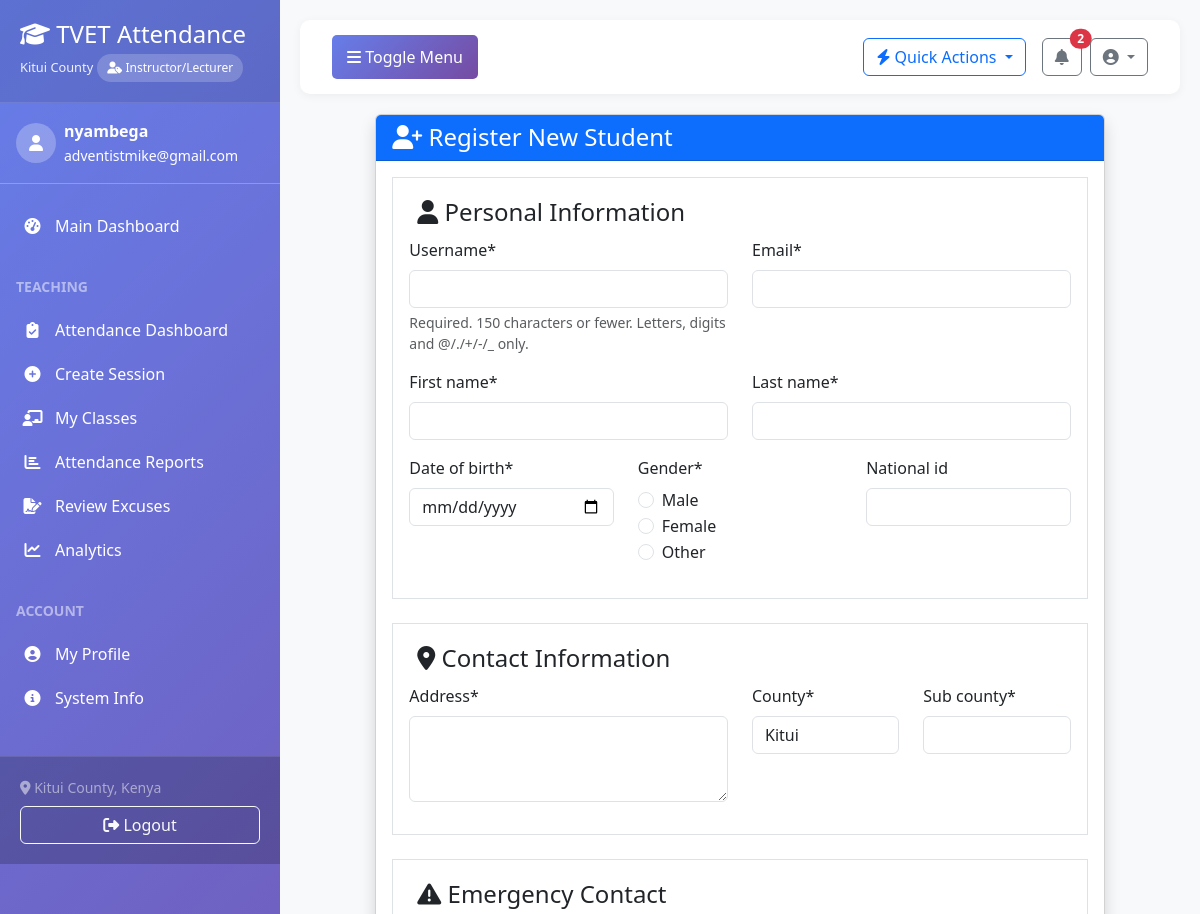
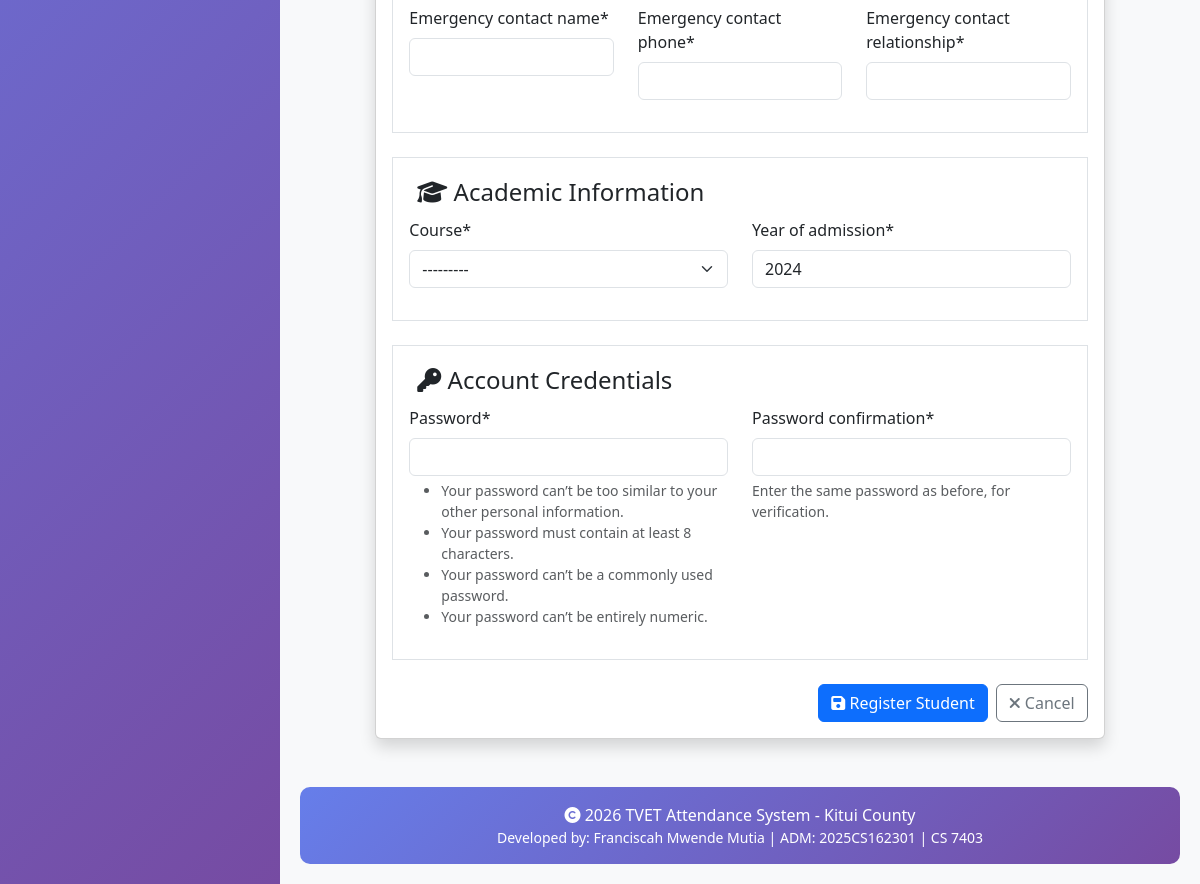
The page /students/register/ (signed in) on the database its author committed (2 pictures, top to bottom).
### accounts/models.py (models this page shows, shortened)
class User(AbstractUser):
    USER_TYPE_CHOICES = (
        ('admin', 'System Administrator'),
        ('instructor', 'Instructor/Lecturer'),
        ('student', 'Student'),
        ('registrar', 'Registrar'),
        ('hod', 'Head of Department'),
    )
    ACCOUNT_STATUS_CHOICES = (
        ('pending', 'Pending Approval'),
        ('approved', 'Approved'),
        ('rejected', 'Rejected'),
        ('suspended', 'Suspended'),
    )
    user_type = models.CharField(max_length=20, choices=USER_TYPE_CHOICES, default='student')
    phone_number = models.CharField(max_length=15, blank=True, null=True)
    profile_picture = models.ImageField(upload_to='profile_pics/', blank=True, null=True)
    department = models.CharField(max_length=100, blank=True, null=True)
    account_status = models.CharField(max_length=20, choices=ACCOUNT_STATUS_CHOICES, default='pending')
    approved_by = models.ForeignKey('self', on_delete=models.SET_NULL, null=True, blank=True, related_name='approved_users')
    approved_at = models.DateTimeField(null=True, blank=True)
    rejection_reason = models.TextField(blank=True, null=True)
    created_at = models.DateTimeField(auto_now_add=True)
    updated_at = models.DateTimeField(auto_now=True)
    def approve(self, admin_user):
        """Approve this user account"""
        self.account_status = 'approved'
        self.approved_by = admin_user
        self.approved_at = timezone.now()
        self.is_active = True
        self.save()
    class Meta:
        verbose_name = 'User'
        verbose_name_plural = 'Users'
        permissions = [
            ('approve_users', 'Can approve user accounts'),
            ('manage_users', 'Can manage all users'),
        ]

### students/views.py (the view)
# urls.py: path('register/', views.student_register, name='register'),
@login_required
@instructor_required
def student_register(request):
    if request.method == 'POST':
        form = StudentRegistrationForm(request.POST, request.FILES)
        if form.is_valid():
            user = form.save()
            messages.success(request, f'Student {user.get_full_name()} registered successfully!')
            class_id = request.GET.get('class')
            if class_id:
                return redirect('students:students_by_class', class_id=class_id)
            return redirect('students:detail', pk=user.student.pk)
    else:
        initial = {}
        class_id = request.GET.get('class')
        if class_id:
            try:
                class_obj = Class.objects.get(pk=class_id)
                initial['course'] = class_obj.course
            except Class.DoesNotExist:
                pass
        form = StudentRegistrationForm(initial=initial)
    context = {
        'form': form,
        'class_id': request.GET.get('class')
    }
    return render(request, 'students/student_register.html', context)

### templates/students/student_register.html (shortened to what this page needs)
{% extends 'base.html' %}
{% load crispy_forms_tags %}
{% block content %}
<div class="row justify-content-center">
    <div class="col-md-10">
        <div class="card shadow">
            <div class="card-header bg-primary text-white">
                <h4 class="mb-0"><i class="fas fa-user-plus"></i> Register New Student</h4>
            </div>
            <div class="card-body">
                <form method="post" enctype="multipart/form-data">
                    <fieldset class="border p-3 mb-4">
                        <legend class="w-auto px-2"><i class="fas fa-user"></i> Personal Information</legend>
                        <div class="row">
                            <div class="col-md-6">
                                {{ form.username|as_crispy_field }}
                            </div>
                            <div class="col-md-6">
                                {{ form.email|as_crispy_field }}
                            </div>
                        </div>
                        <div class="row">
                            <div class="col-md-6">
                                {{ form.first_name|as_crispy_field }}
                            </div>
                            <div class="col-md-6">
                                {{ form.last_name|as_crispy_field }}
                            </div>
                        </div>
                        <div class="row">
                            <div class="col-md-4">
                                {{ form.date_of_birth|as_crispy_field }}
                            </div>
                            <div class="col-md-4">
                                {{ form.gender|as_crispy_field }}
                            </div>
                            <div class="col-md-4">
                                {{ form.national_id|as_crispy_field }}
                            </div>
                        </div>
                    </fieldset>
                    <fieldset class="border p-3 mb-4">
                        <legend class="w-auto px-2"><i class="fas fa-map-marker-alt"></i> Contact Information</legend>
                        <div class="row">
                            <div class="col-md-6">
                                {{ form.address|as_crispy_field }}
                            </div>
                            <div class="col-md-3">
                                {{ form.county|as_crispy_field }}
                            </div>
                            <div class="col-md-3">
                                {{ form.sub_county|as_crispy_field }}
                            </div>
                        </div>
                    </fieldset>
                    <fieldset class="border p-3 mb-4">
                        <legend class="w-auto px-2"><i class="fas fa-exclamation-triangle"></i> Emergency Contact</legend>
                        <div class="row">
                            <div class="col-md-4">
                                {{ form.emergency_contact_name|as_crispy_field }}
                            </div>
                            <div class="col-md-4">
                                {{ form.emergency_contact_phone|as_crispy_field }}
                            </div>
                            <div class="col-md-4">
                                {{ form.emergency_contact_relationship|as_crispy_field }}
                            </div>
                        </div>
                    </fieldset>
                    <fieldset class="border p-3 mb-4">
                        <legend class="w-auto px-2"><i class="fas fa-graduation-cap"></i> Academic Information</legend>
                        <div class="row">
                            <div class="col-md-6">
                                {{ form.course|as_crispy_field }}
                            </div>
                            <div class="col-md-6">
                                {{ form.year_of_admission|as_crispy_field }}
                            </div>
                        </div>
                    </fieldset>
                    <fieldset class="border p-3 mb-4">
                        <legend class="w-auto px-2"><i class="fas fa-key"></i> Account Credentials</legend>
                        <div class="row">
                            <div class="col-md-6">
                                {{ form.password1|as_crispy_field }}
                            </div>
                            <div class="col-md-6">
                                {{ form.password2|as_crispy_field }}
                            </div>
                        </div>
                    </fieldset>
                    <div class="d-grid gap-2 d-md-flex justify-content-md-end">
                        <button type="submit" class="btn btn-primary">
                            <i class="fas fa-save"></i> Register Student
                        </button>
                        <a href="{% url 'students:list' %}" class="btn btn-outline-secondary">
                            <i class="fas fa-times"></i> Cancel
                        </a>
                    </div>
                </form>
            </div>
        </div>
    </div>
</div>
{% endblock %}

### templates/base.html (shortened to what this page needs)
<!DOCTYPE html>
<html lang="en">
<head>
    <link href="https://cdn.jsdelivr.net/npm/bootstrap@5.3.0-alpha1/dist/css/bootstrap.min.css" rel="stylesheet">
    <link rel="stylesheet" href="https://cdnjs.cloudflare.com/ajax/libs/font-awesome/6.4.0/css/all.min.css">
    <link href="https://cdn.jsdelivr.net/npm/select2@4.1.0-rc.0/dist/css/select2.min.css" rel="stylesheet" />
    <link href="https://cdn.jsdelivr.net/npm/select2-bootstrap-5-theme@1.3.0/dist/select2-bootstrap-5-theme.min.css" rel="stylesheet" />
</head>
<body>
    <div id="wrapper">
        <nav id="sidebar">
            <div class="sidebar-header">
                <h3><i class="fas fa-graduation-cap"></i> TVET Attendance</h3>
                <small>Kitui County</small>
                {% if user.is_authenticated %}
                    <div class="role-badge">
                        <i class="fas fa-user-tag"></i>
                        {{ user.get_user_type_display|default:user.user_type|title }}
                    </div>
                {% endif %}
            </div>
            {% if user.is_authenticated %}
            <div class="px-3 py-3 border-bottom border-white border-opacity-25">
                <div class="d-flex align-items-center">
                    {% if user.profile_picture %}
                        <img src="{{ user.profile_picture.url }}" alt="Profile" class="rounded-circle me-2" width="40" height="40">
                    {% else %}
                        <div class="rounded-circle bg-white bg-opacity-25 d-flex align-items-center justify-content-center me-2" style="width: 40px; height: 40px;">
                            <i class="fas fa-user text-white"></i>
                        </div>
                    {% endif %}
                    <div>
                        <div class="fw-bold">{{ user.get_full_name|default:user.username }}</div>
                        <small>{{ user.email }}</small>
                    </div>
                </div>
            </div>
            <ul class="components list-unstyled">
                <li class="{% if request.resolver_match.url_name == 'dashboard' %}active{% endif %}">
                    <a href="{% url 'dashboard' %}">
                        <i class="fas fa-tachometer-alt"></i>
                        <span>Main Dashboard</span>
                    </a>
                </li>
                {% if user.user_type == 'instructor' %}
                <li class="mt-3 px-3">
                    <small class="text-uppercase text-white-50 fw-bold">Teaching</small>
                </li>
                <li class="{% if 'attendance' in request.path and not 'report' in request.path %}active{% endif %}">
                    <a href="{% url 'attendance:dashboard' %}">
                        <i class="fas fa-clipboard-check"></i>
                        <span>Attendance Dashboard</span>
                    </a>
                </li>
                <li>
                    <a href="{% url 'attendance:create_session' %}">
                        <i class="fas fa-plus-circle"></i>
                        <span>Create Session</span>
                    </a>
                </li>
                <li>
                    <a href="{% url 'courses:instructor_classes' %}">
                        <i class="fas fa-chalkboard-teacher"></i>
                        <span>My Classes</span>
                    </a>
                </li>
                <li>
                    <a href="{% url 'attendance:report' %}">
                        <i class="fas fa-chart-bar"></i>
                        <span>Attendance Reports</span>
                    </a>
                </li>
                <li>
                    <a href="{% url 'attendance:excuse_list' %}">
                        <i class="fas fa-file-signature"></i>
                        <span>Review Excuses</span>
                    </a>
                </li>
                <li>
                    <a href="{% url 'reports:dashboard' %}">
                        <i class="fas fa-chart-line"></i>
                        <span>Analytics</span>
                    </a>
                </li>
                {% endif %}
                <li class="mt-3 px-3">
                    <small class="text-uppercase text-white-50 fw-bold">Account</small>
                </li>
                <li class="{% if 'profile' in request.path %}active{% endif %}">
                    <a href="{% url 'profile' %}">
                        <i class="fas fa-user-circle"></i>
                        <span>My Profile</span>
                    </a>
                </li>
                <li>
                    <a href="{% url 'dashboard' %}#system-info">
                        <i class="fas fa-info-circle"></i>
                        <span>System Info</span>
                    </a>
                </li>
            </ul>
            <div class="sidebar-footer">
                <div class="text-white-50 small mb-2">
                    <i class="fas fa-map-marker-alt"></i> Kitui County, Kenya
                </div>
                <form method="post" action="{% url 'logout' %}" class="d-inline">
                    <button type="submit" class="btn btn-outline-light w-100">
                        <i class="fas fa-sign-out-alt"></i> Logout
                    </button>
                </form>
            </div>
            {% endif %}
        </nav>
        <div id="content">
            <nav class="navbar navbar-expand-lg navbar-custom">
                <div class="container-fluid">
                    <button type="button" id="sidebarCollapse" class="btn">
                        <i class="fas fa-bars"></i>
                        <span>Toggle Menu</span>
                    </button>
                    <div class="ms-auto d-flex align-items-center">
                        {% if user.is_authenticated %}
                            <div class="dropdown me-3">
                                <button class="btn btn-outline-primary dropdown-toggle" type="button" data-bs-toggle="dropdown">
                                    <i class="fas fa-bolt"></i> Quick Actions
                                </button>
                            </div>
                            <div class="dropdown me-2">
                                <button class="btn btn-outline-secondary position-relative" type="button" data-bs-toggle="dropdown">
                                    <i class="fas fa-bell"></i>
                                    <span class="position-absolute top-0 start-100 translate-middle badge rounded-pill bg-danger" id="notification-count">
                                    </span>
                                </button>
                            </div>
                            <div class="dropdown">
                                <button class="btn btn-outline-secondary dropdown-toggle" type="button" data-bs-toggle="dropdown">
                                    <i class="fas fa-user-circle"></i> {{ user.get_short_name }}
                                </button>
                            </div>
                        {% endif %}
                    </div>
                </div>
            </nav>
            {% block content %}{% endblock %}
            <footer class="footer mt-5">
                <div class="container text-center">
                    <p class="mb-0">
                        <i class="fas fa-copyright"></i> {% now "Y" %} TVET Attendance System - Kitui County
                    </p>
                    <p class="mb-0 small">
                        Developed by: Franciscah Mwende Mutia | ADM: 2025CS162301 | CS 7403
                    </p>
                </div>
            </footer>
        </div>
    </div>
</body>
</html>

### rows shown on the page
User: user_type "Instructor/Lecturer", get_full_name "nyambega", email "adventistmike@gmail.com"
